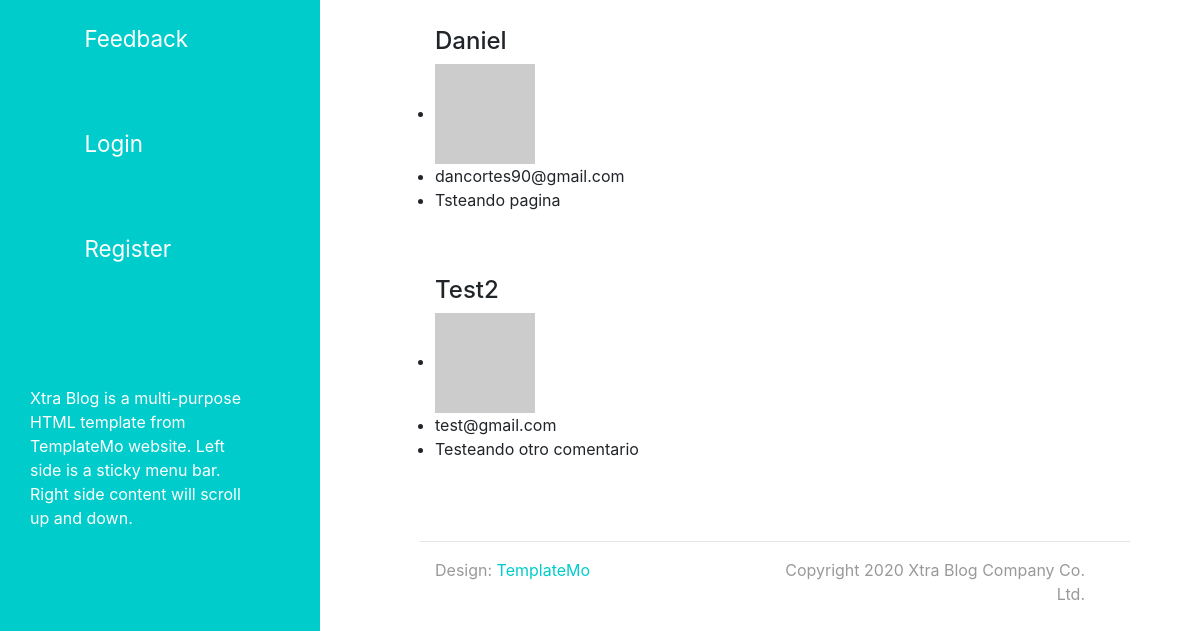
The app's page /feedback/ (lower part), older data.
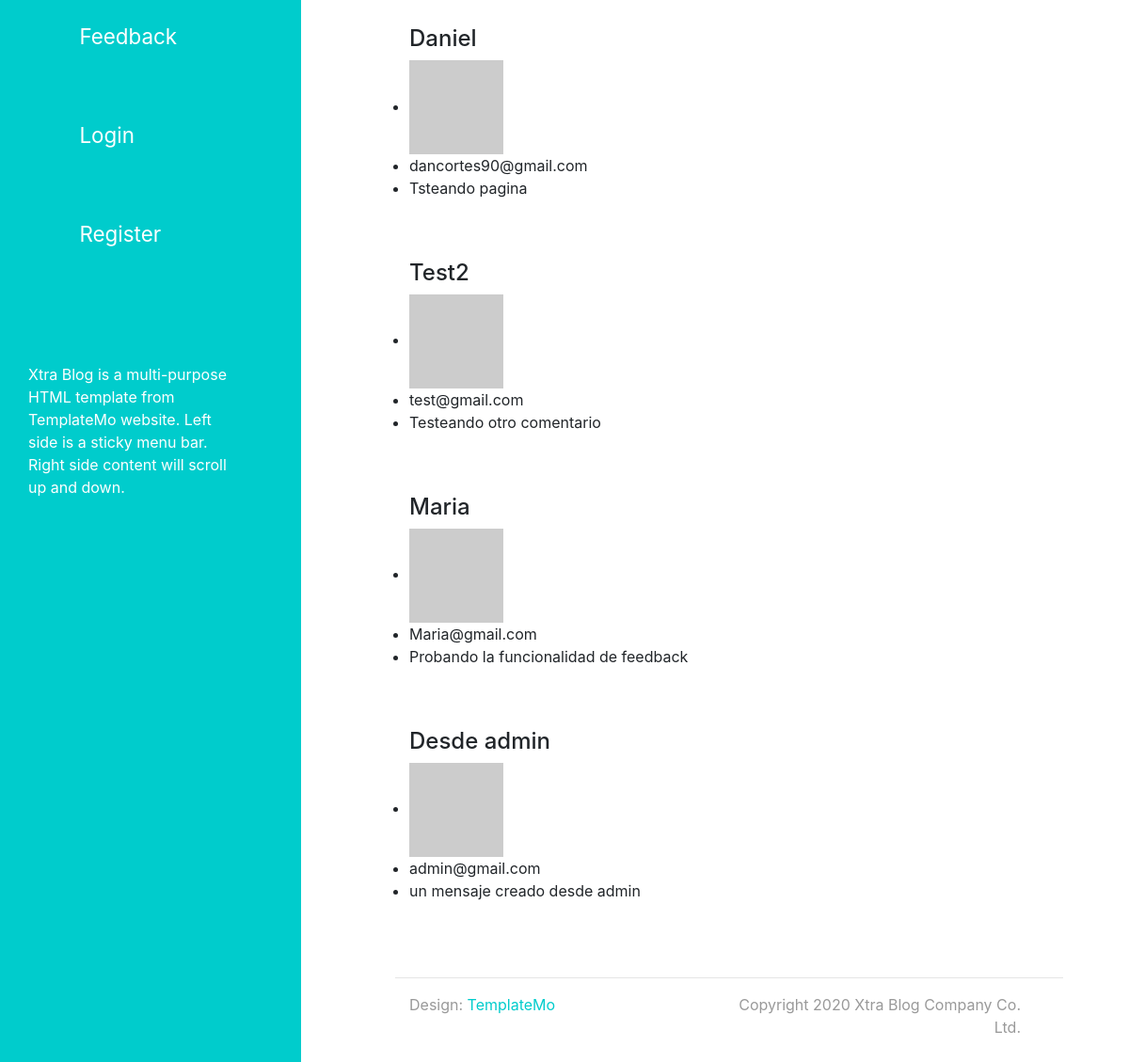
The same page, newer data.
### feedback/models.py (models this page shows, shortened)
class Feedback(models.Model):
    name = models.CharField(max_length=255)
    email = models.EmailField()
    message = models.TextField()

### feedback/views.py (the view)
# urls.py: path('', feedback_views.feedback_view, name='feedback'),
def feedback_view(request):
    if request.method == 'POST':
        form = FeedbackForm(request.POST)
        if form.is_valid():
            form.save()
            messages.success(request, f"Su comentario ha sido publicado, muchas gracias!")
            return redirect("feedback")
    else:
        form = FeedbackForm()
    context = {
        'form': form,
        'feedbacks': Feedback.objects.all().values()
    }
    return render(request, 'feedback/feedback.html', context)

### feedback/templates/feedback/feedback.html (shortened to what this page needs)
{% extends 'index.html' %}
{% block contenido %}
    <br>
    <br>
    <br>
    {% for comentario in feedbacks %}
        <h4>{{ comentario.name }}</h4>
        <ul>
            <li><img class="profile" src="https://loremflickr.com/200/200" alt="" srcset="" width="100" height="100"></li>
            <li>{{ comentario.email }}</li>
            <li>{{ comentario.message }}</li>
        </ul>
        <br>
        <br>
    {% endfor %}
{% endblock contenido %}

Row changes from the older to the newer data that the page shows:
added Feedback: name "Maria", email "Maria@gmail.com", message "Probando la funcionalidad de feedback"
added Feedback: name "Desde admin", email "admin@gmail.com", message "un mensaje creado desde admin"
